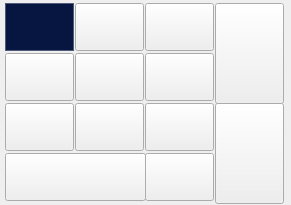
<?xml version="1.0" encoding="UTF-8"?>
<ui version="4.0">
 <class>key_board</class>
 <widget class="QWidget" name="key_board">
  <property name="geometry">
   <rect>
    <x>0</x>
    <y>0</y>
    <width>291</width>
    <height>205</height>
   </rect>
  </property>
  <property name="sizePolicy">
   <sizepolicy hsizetype="Ignored" vsizetype="Ignored">
    <horstretch>0</horstretch>
    <verstretch>0</verstretch>
   </sizepolicy>
  </property>
  <property name="windowTitle">
   <string>Form</string>
  </property>
  <widget class="QFrame" name="frame">
   <property name="geometry">
    <rect>
     <x>0</x>
     <y>0</y>
     <width>291</width>
     <height>205</height>
    </rect>
   </property>
   <property name="frameShape">
    <enum>QFrame::NoFrame</enum>
   </property>
   <property name="frameShadow">
    <enum>QFrame::Plain</enum>
   </property>
   <property name="lineWidth">
    <number>0</number>
   </property>
   <widget class="QPushButton" name="bt_num_2">
    <property name="geometry">
     <rect>
      <x>75</x>
      <y>103</y>
      <width>69</width>
      <height>48</height>
     </rect>
    </property>
    <property name="sizePolicy">
     <sizepolicy hsizetype="Ignored" vsizetype="Ignored">
      <horstretch>0</horstretch>
      <verstretch>0</verstretch>
     </sizepolicy>
    </property>
    <property name="font">
     <font>
      <family>微软雅黑</family>
      <pointsize>12</pointsize>
     </font>
    </property>
    <property name="focusPolicy">
     <enum>Qt::NoFocus</enum>
    </property>
    <property name="styleSheet">
     <string notr="true">color: rgb(255, 255, 255);</string>
    </property>
    <property name="text">
     <string/>
    </property>
   </widget>
   <widget class="QPushButton" name="bt_num_7">
    <property name="geometry">
     <rect>
      <x>5</x>
      <y>3</y>
      <width>69</width>
      <height>48</height>
     </rect>
    </property>
    <property name="sizePolicy">
     <sizepolicy hsizetype="Ignored" vsizetype="Ignored">
      <horstretch>0</horstretch>
      <verstretch>0</verstretch>
     </sizepolicy>
    </property>
    <property name="font">
     <font>
      <family>微软雅黑</family>
      <pointsize>12</pointsize>
     </font>
    </property>
    <property name="focusPolicy">
     <enum>Qt::NoFocus</enum>
    </property>
    <property name="styleSheet">
     <string notr="true">color: rgb(255, 255, 255);
background-color: rgb(6, 22, 64);
border:1px solid #505b7a;</string>
    </property>
    <property name="text">
     <string/>
    </property>
   </widget>
   <widget class="QPushButton" name="bt_num_0">
    <property name="geometry">
     <rect>
      <x>5</x>
      <y>153</y>
      <width>141</width>
      <height>48</height>
     </rect>
    </property>
    <property name="sizePolicy">
     <sizepolicy hsizetype="Ignored" vsizetype="Ignored">
      <horstretch>0</horstretch>
      <verstretch>0</verstretch>
     </sizepolicy>
    </property>
    <property name="font">
     <font>
      <family>微软雅黑</family>
      <pointsize>12</pointsize>
     </font>
    </property>
    <property name="focusPolicy">
     <enum>Qt::NoFocus</enum>
    </property>
    <property name="styleSheet">
     <string notr="true">color: rgb(255, 255, 255);</string>
    </property>
    <property name="text">
     <string/>
    </property>
   </widget>
   <widget class="QPushButton" name="bt_num_point">
    <property name="geometry">
     <rect>
      <x>145</x>
      <y>153</y>
      <width>69</width>
      <height>48</height>
     </rect>
    </property>
    <property name="sizePolicy">
     <sizepolicy hsizetype="Ignored" vsizetype="Ignored">
      <horstretch>0</horstretch>
      <verstretch>0</verstretch>
     </sizepolicy>
    </property>
    <property name="font">
     <font>
      <family>微软雅黑</family>
      <pointsize>12</pointsize>
     </font>
    </property>
    <property name="focusPolicy">
     <enum>Qt::NoFocus</enum>
    </property>
    <property name="styleSheet">
     <string notr="true">color: rgb(255, 255, 255);</string>
    </property>
    <property name="text">
     <string/>
    </property>
   </widget>
   <widget class="QPushButton" name="bt_num_5">
    <property name="geometry">
     <rect>
      <x>75</x>
      <y>53</y>
      <width>69</width>
      <height>48</height>
     </rect>
    </property>
    <property name="sizePolicy">
     <sizepolicy hsizetype="Ignored" vsizetype="Ignored">
      <horstretch>0</horstretch>
      <verstretch>0</verstretch>
     </sizepolicy>
    </property>
    <property name="font">
     <font>
      <family>微软雅黑</family>
      <pointsize>12</pointsize>
     </font>
    </property>
    <property name="focusPolicy">
     <enum>Qt::NoFocus</enum>
    </property>
    <property name="styleSheet">
     <string notr="true">color: rgb(255, 255, 255);</string>
    </property>
    <property name="text">
     <string/>
    </property>
   </widget>
   <widget class="QPushButton" name="bt_num_3">
    <property name="geometry">
     <rect>
      <x>145</x>
      <y>103</y>
      <width>69</width>
      <height>48</height>
     </rect>
    </property>
    <property name="sizePolicy">
     <sizepolicy hsizetype="Ignored" vsizetype="Ignored">
      <horstretch>0</horstretch>
      <verstretch>0</verstretch>
     </sizepolicy>
    </property>
    <property name="font">
     <font>
      <family>微软雅黑</family>
      <pointsize>12</pointsize>
     </font>
    </property>
    <property name="focusPolicy">
     <enum>Qt::NoFocus</enum>
    </property>
    <property name="styleSheet">
     <string notr="true">color: rgb(255, 255, 255);</string>
    </property>
    <property name="text">
     <string/>
    </property>
   </widget>
   <widget class="QPushButton" name="bt_num_6">
    <property name="geometry">
     <rect>
      <x>145</x>
      <y>53</y>
      <width>69</width>
      <height>48</height>
     </rect>
    </property>
    <property name="sizePolicy">
     <sizepolicy hsizetype="Ignored" vsizetype="Ignored">
      <horstretch>0</horstretch>
      <verstretch>0</verstretch>
     </sizepolicy>
    </property>
    <property name="font">
     <font>
      <family>微软雅黑</family>
      <pointsize>12</pointsize>
     </font>
    </property>
    <property name="focusPolicy">
     <enum>Qt::NoFocus</enum>
    </property>
    <property name="styleSheet">
     <string notr="true">color: rgb(255, 255, 255);</string>
    </property>
    <property name="text">
     <string/>
    </property>
   </widget>
   <widget class="QPushButton" name="bt_num_9">
    <property name="geometry">
     <rect>
      <x>145</x>
      <y>3</y>
      <width>69</width>
      <height>48</height>
     </rect>
    </property>
    <property name="sizePolicy">
     <sizepolicy hsizetype="Ignored" vsizetype="Ignored">
      <horstretch>0</horstretch>
      <verstretch>0</verstretch>
     </sizepolicy>
    </property>
    <property name="font">
     <font>
      <family>微软雅黑</family>
      <pointsize>12</pointsize>
     </font>
    </property>
    <property name="focusPolicy">
     <enum>Qt::NoFocus</enum>
    </property>
    <property name="styleSheet">
     <string notr="true">color: rgb(255, 255, 255);</string>
    </property>
    <property name="text">
     <string/>
    </property>
   </widget>
   <widget class="QPushButton" name="bt_num_4">
    <property name="geometry">
     <rect>
      <x>5</x>
      <y>53</y>
      <width>69</width>
      <height>48</height>
     </rect>
    </property>
    <property name="sizePolicy">
     <sizepolicy hsizetype="Ignored" vsizetype="Ignored">
      <horstretch>0</horstretch>
      <verstretch>0</verstretch>
     </sizepolicy>
    </property>
    <property name="font">
     <font>
      <family>微软雅黑</family>
      <pointsize>12</pointsize>
     </font>
    </property>
    <property name="focusPolicy">
     <enum>Qt::NoFocus</enum>
    </property>
    <property name="styleSheet">
     <string notr="true">color: rgb(255, 255, 255);</string>
    </property>
    <property name="text">
     <string/>
    </property>
   </widget>
   <widget class="QPushButton" name="bt_enter">
    <property name="geometry">
     <rect>
      <x>215</x>
      <y>103</y>
      <width>69</width>
      <height>101</height>
     </rect>
    </property>
    <property name="focusPolicy">
     <enum>Qt::NoFocus</enum>
    </property>
    <property name="text">
     <string/>
    </property>
   </widget>
   <widget class="QPushButton" name="bt_num_1">
    <property name="geometry">
     <rect>
      <x>5</x>
      <y>103</y>
      <width>69</width>
      <height>48</height>
     </rect>
    </property>
    <property name="sizePolicy">
     <sizepolicy hsizetype="Ignored" vsizetype="Ignored">
      <horstretch>0</horstretch>
      <verstretch>0</verstretch>
     </sizepolicy>
    </property>
    <property name="font">
     <font>
      <family>微软雅黑</family>
      <pointsize>12</pointsize>
     </font>
    </property>
    <property name="focusPolicy">
     <enum>Qt::NoFocus</enum>
    </property>
    <property name="styleSheet">
     <string notr="true">color: rgb(255, 255, 255);</string>
    </property>
    <property name="text">
     <string/>
    </property>
   </widget>
   <widget class="QPushButton" name="bt_num_8">
    <property name="geometry">
     <rect>
      <x>75</x>
      <y>3</y>
      <width>69</width>
      <height>48</height>
     </rect>
    </property>
    <property name="sizePolicy">
     <sizepolicy hsizetype="Ignored" vsizetype="Ignored">
      <horstretch>0</horstretch>
      <verstretch>0</verstretch>
     </sizepolicy>
    </property>
    <property name="font">
     <font>
      <family>微软雅黑</family>
      <pointsize>12</pointsize>
     </font>
    </property>
    <property name="focusPolicy">
     <enum>Qt::NoFocus</enum>
    </property>
    <property name="styleSheet">
     <string notr="true">color: rgb(255, 255, 255);</string>
    </property>
    <property name="text">
     <string/>
    </property>
   </widget>
   <widget class="QPushButton" name="bt_back">
    <property name="geometry">
     <rect>
      <x>215</x>
      <y>3</y>
      <width>69</width>
      <height>101</height>
     </rect>
    </property>
    <property name="sizePolicy">
     <sizepolicy hsizetype="Ignored" vsizetype="Ignored">
      <horstretch>0</horstretch>
      <verstretch>0</verstretch>
     </sizepolicy>
    </property>
    <property name="focusPolicy">
     <enum>Qt::NoFocus</enum>
    </property>
    <property name="text">
     <string/>
    </property>
   </widget>
  </widget>
 </widget>
 <resources/>
 <connections/>
</ui>
